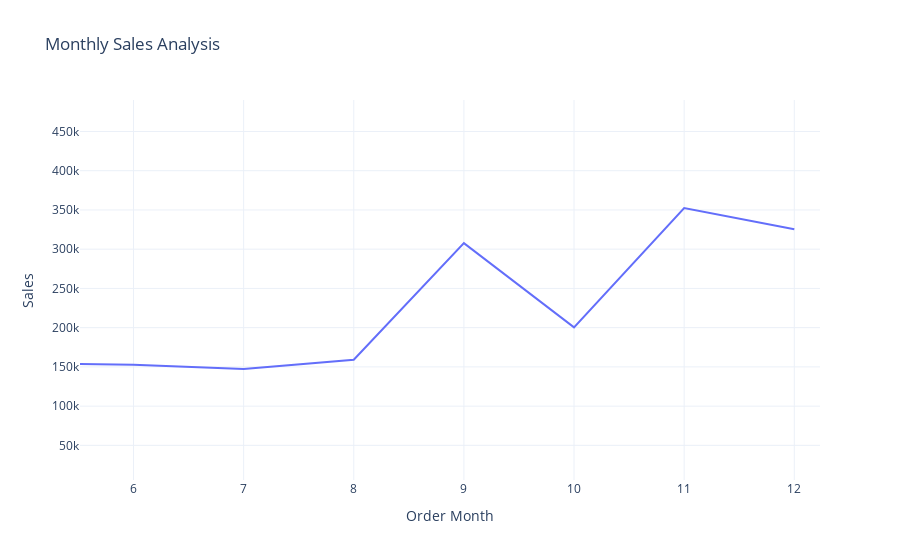

The notebook cell this image was saved under:
### Code cell


### Figure 1 — Plotly figure (JSON) as saved in the notebook; plotly's stock layout.template omitted (floating-point values rounded to 4 significant figures)
{"data": [{"hovertemplate": "Order Month=%{x}<br>Sales=%{y}<extra></extra>", "legendgroup": "", "line": {"color": "#636efa", "dash": "solid"}, "marker": {"symbol": "circle"}, "mode": "lines", "name": "", "orientation": "v", "showlegend": false, "type": "scatter", "x": [1, 2, 3, 4, 5, 6, 7, 8, 9, 10, 11, 12], "xaxis": "x", "y": [94920.0, 59750.0, 205000.0, 137800.0, 155000.0, 152700.0, 147200.0, 159000.0, 307600.0, 200300.0, 352500.0, 325300.0], "yaxis": "y"}], "layout": {"autosize": true, "dragmode": "zoom", "legend": {"tracegroupgap": 0}, "title": {"text": "Monthly Sales Analysis"}, "xaxis": {"anchor": "y", "autorange": false, "domain": [0, 1], "range": [5.514, 12.23], "title": {"text": "Order Month"}, "type": "linear"}, "yaxis": {"anchor": "x", "autorange": false, "domain": [0, 1], "range": [5862.0, 490100.0], "title": {"text": "Sales"}, "type": "linear"}}}
